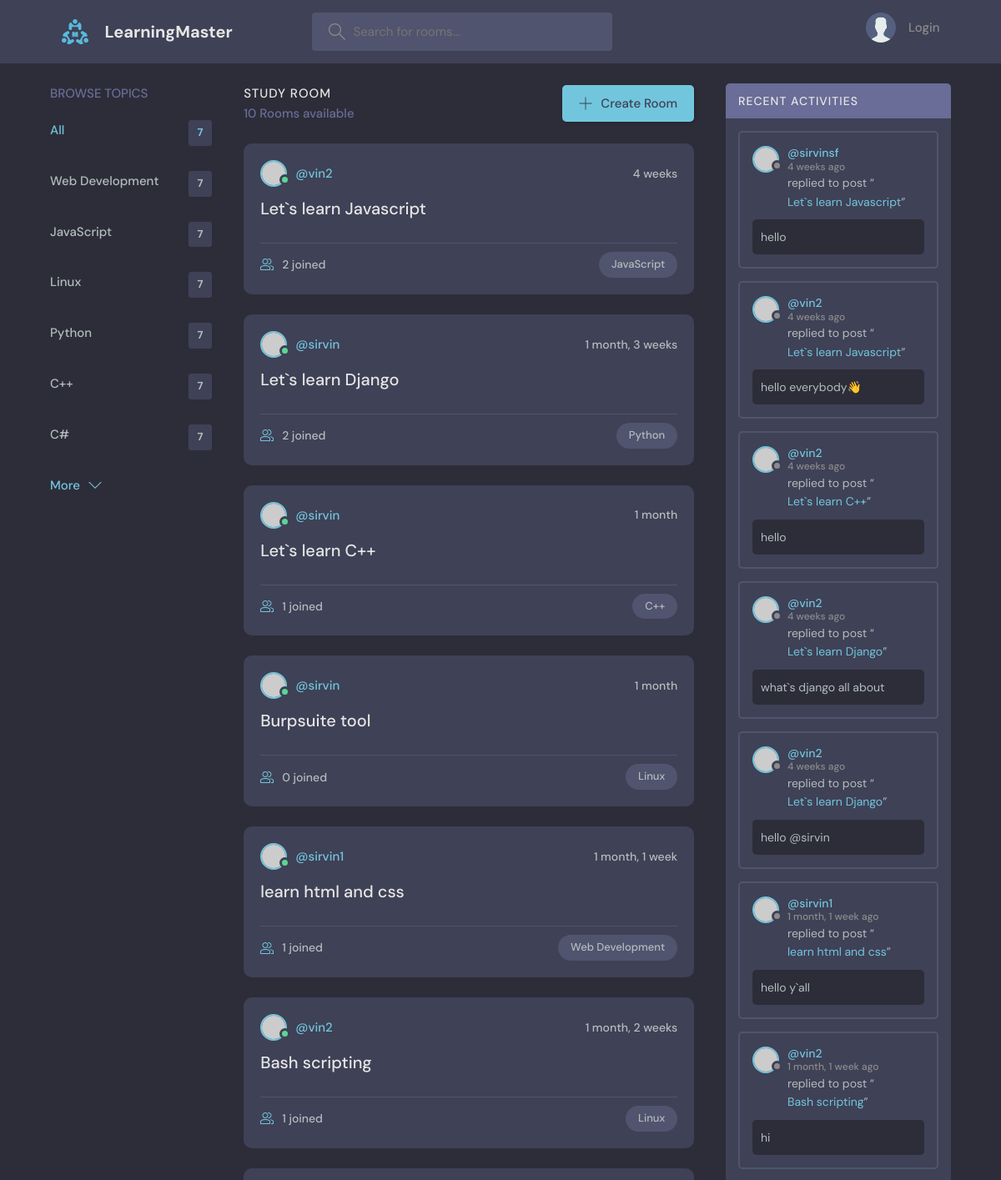
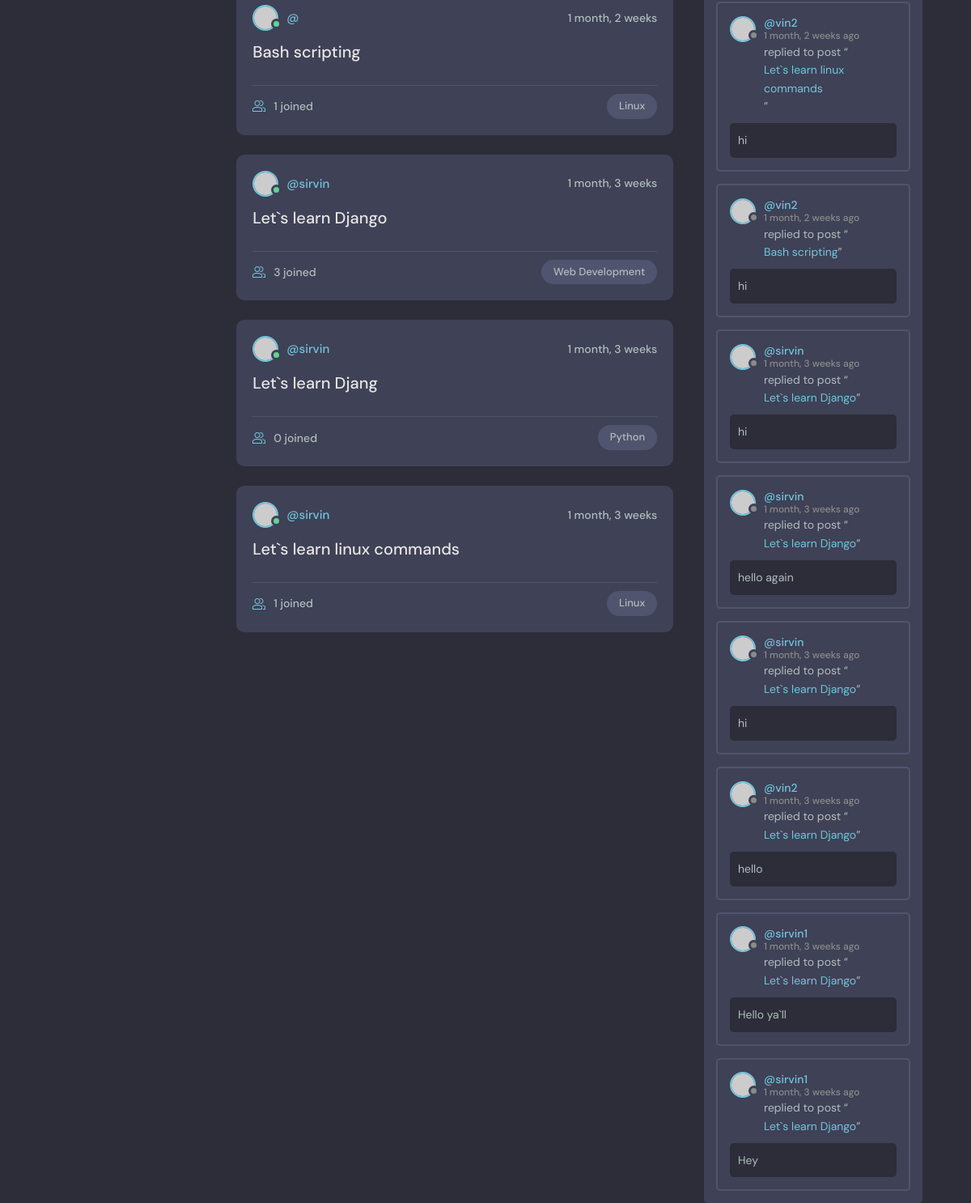
The app's page /, older data (2 pictures, top to bottom).
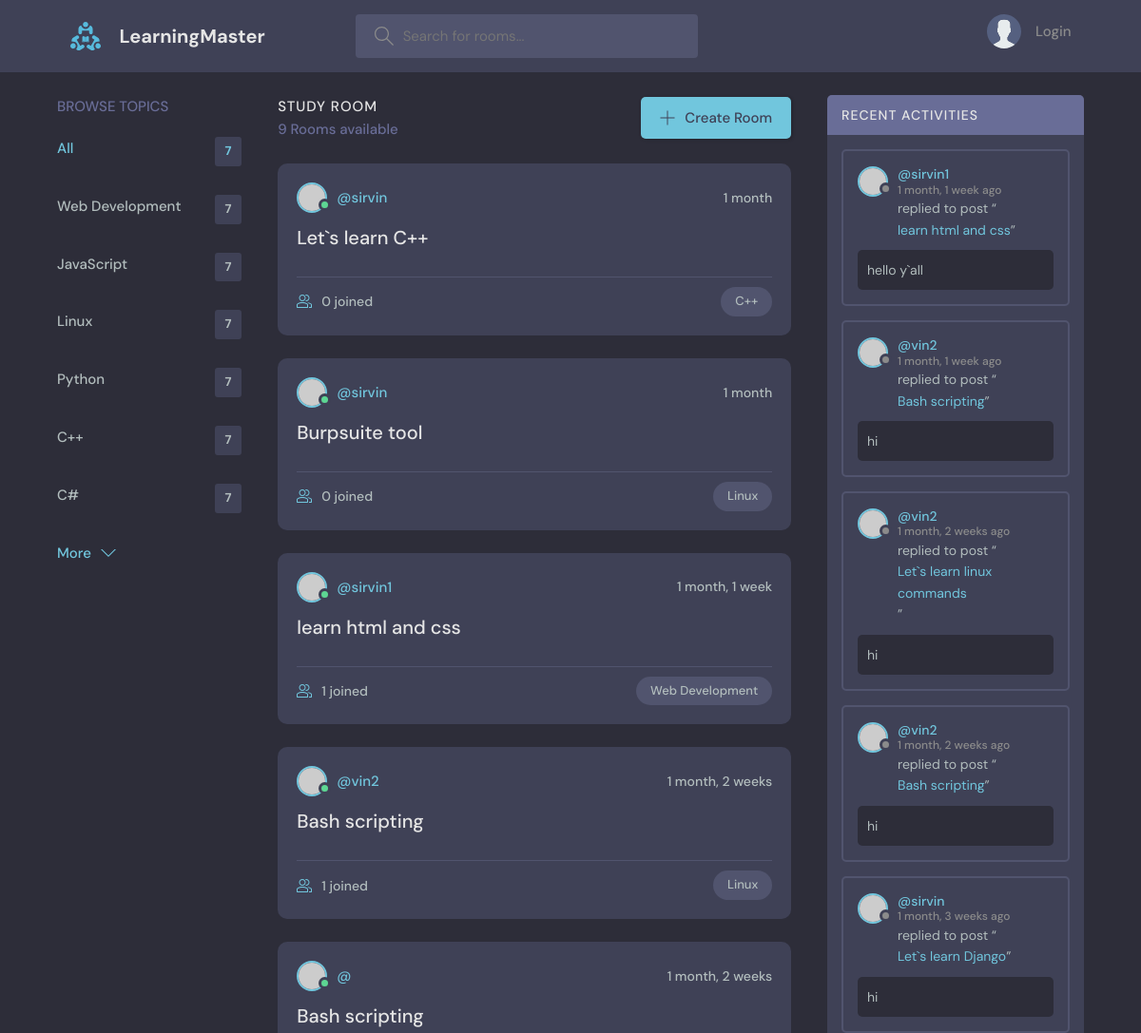
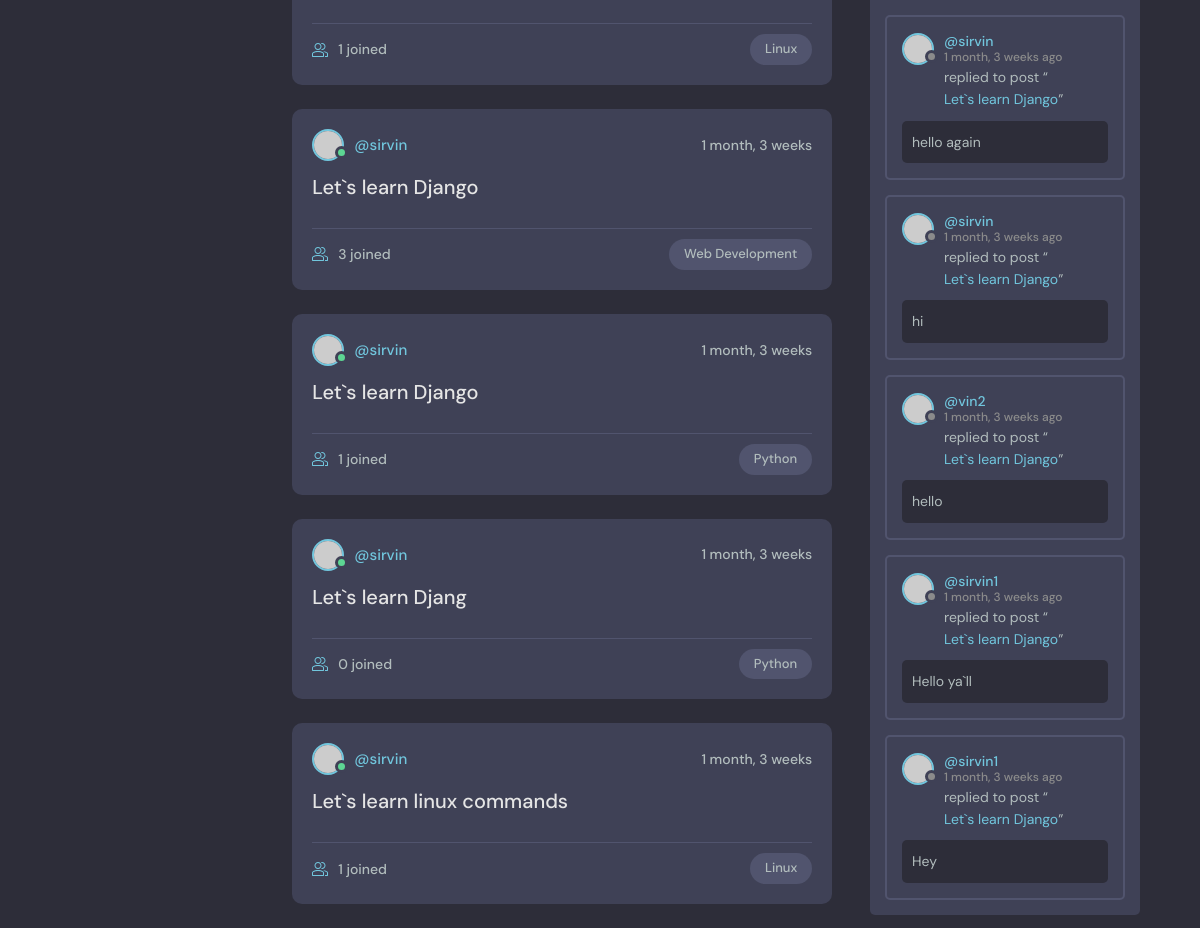
The same page, newer data (2 pictures, top to bottom).
### base/models.py (models this page shows, shortened)
class Topic(models.Model):
    name = models.CharField(max_length=200)

class Room(models.Model):
    host = models.ForeignKey(User, on_delete= models.SET_NULL, null=True)
    topic = models.ForeignKey(Topic, on_delete= models.SET_NULL, null=True)
    name = models.CharField(max_length=200)
    description = models.TextField(null=True, blank=True)
    participants = models.ManyToManyField(User,related_name='participants',blank=True)
    updated = models.DateTimeField(auto_now=True)
    created = models.DateTimeField(auto_now_add=True)
    class Meta:
        ordering = [
            '-updated','-created'
        ]
    def __str__(self):
        return self.name

class Message(models.Model):
    user = models.ForeignKey(User, on_delete=models.CASCADE)
    room = models.ForeignKey(Room, on_delete= models.CASCADE)
    body = models.TextField()
    updated = models.DateTimeField(auto_now=True)
    created = models.DateTimeField(auto_now_add=True)
    class Meta:
        ordering = [
            '-updated','-created'
        ]

### base/views.py (the view)
# urls.py: path('',views.home, name="home"),
def home(request):
    q = request.GET.get('q') if request.GET.get('q') != None else ''
    rooms = Room.objects.filter(
        Q(topic__name__contains = q) |
        Q(name__icontains = q) |
        Q(description__icontains = q)
    )
    topics = Topic.objects.all()
    room_count =  rooms.count()
    room_messages = Message.objects.filter(Q(room__topic__name__contains=q))
    context = {'rooms':rooms, 'topics':topics,
    'room_count':room_count,'room_messages':room_messages}
    return render(request,'base/home.html',context)

### base/templates/base/home.html (shortened to what this page needs)
    {% extends 'main.html' %}
    {% block content %}
    <main class="layout layout--3">
      <div class="container">
        {% include 'base/topics_comp.html' %}
        <div class="roomList">
          <div class="roomList__header">
            <div>
              <h2>Study Room</h2>
              <p>{{room_count}} Rooms available</p>
            </div>
            <a class="btn btn--main" href="{% url 'create-room' %}">
              <svg version="1.1" xmlns="http://www.w3.org/2000/svg" width="32" height="32" viewBox="0 0 32 32">
                <title>add</title>
                <path
                  d="M16.943 0.943h-1.885v14.115h-14.115v1.885h14.115v14.115h1.885v-14.115h14.115v-1.885h-14.115v-14.115z"
                ></path>
              </svg>
              Create Room
            </a>
          </div>
        {% include 'base/feed_comp.html' %}
        </div>
        {% include 'base/activity_comp.html' %}
      </div>
    </main>
   {% endblock content %}

### base/templates/base/topics_comp.html
<div class="topics">
  <div class="topics__header">
    <h2>Browse Topics</h2>
  </div>
  <ul class="topics__list">
    <li>
      <a href="{% url 'home' %}" class="active">All <span>7</span></a>
    </li>
    {% for topic in topics %}
    <li>
      <a href="{% url 'home'%}?q={{topic.name}}">{{topic.name}} <span>7</span></a>
    </li>
    {% endfor %}
  </ul>
  <a class="btn btn--link" href="topics.html">
    More
    <svg version="1.1" xmlns="http://www.w3.org/2000/svg" width="32" height="32" viewBox="0 0 32 32">
      <title>chevron-down</title>
      <path d="M16 21l-13-13h-3l16 16 16-16h-3l-13 13z"></path>
    </svg>
  </a>
</div>

### base/templates/base/feed_comp.html (shortened to what this page needs)
{% for room in rooms %}
<div class="roomListRoom">
  <div class="roomListRoom__header">
    <a href="{% url 'user-profile' user.id %}" class="roomListRoom__author">
      <div class="avatar avatar--small active">
        <img src="https://randomuser.me/api/portraits/men/11.jpg" />
      </div>
      <span>@{{room.host.username}}</span>
    </a>
    <div class="roomListRoom__actions">
      <span>{{room.created|timesince    }}</span>
    </div>
  </div>
  <div class="roomListRoom__content">
    <a href="{% url 'room' room.id %}">{{room.name}}</a>
  </div>
  <div class="roomListRoom__meta">
    <a href="{% url 'room' room.id %}" class="roomListRoom__joined">
      {{room.participants.all.count}} joined
    </a>
    <p class="roomListRoom__topic">{{room.topic.name}}</p>
  </div>
</div>
{% endfor %}

### base/templates/base/activity_comp.html (shortened to what this page needs)
<div class="activities">
  <div class="activities__header">
    <h2>Recent Activities</h2>
  </div>
  {% for message in room_messages%}
  <div class="activities__box">
    <div class="activities__boxHeader roomListRoom__header">
      <a href="{% url 'user-profile' message.user.id %}" class="roomListRoom__author">
        <div class="avatar avatar--small">
          <img src="https://randomuser.me/api/portraits/women/11.jpg" />
        </div>
        <p>
          @{{message.user}}
          <span>  {{message.created|timesince}} ago</span>
        </p>
      </a>
    </div>
    <div class="activities__boxContent">
      <p>replied to post “<a href="{% url 'room' message.room.id %}">{{message.room}}</a>”</p>
      <div class="activities__boxRoomContent">
        {{message.body}}
      </div>
    </div>
  </div>
  {% endfor %}
</div>

Row changes from the older to the newer data that the page shows:
removed Room: host.username "vin2", created "4 weeks", name "Let`s learn Javascript", participants.all.count "2", topic.name "JavaScript"
removed Message: user "sirvinsf", created "4 weeks", room "Let`s learn Javascript", body "hello"
removed Message: user "vin2", created "4 weeks", room "Let`s learn Javascript", body "hello everybody👋"
removed Message: user "vin2", created "4 weeks", room "Let`s learn C++", body "hello"
removed Message: user "vin2", created "4 weeks", room "Let`s learn Django", body "what`s django all about"
removed Message: user "vin2", created "4 weeks", room "Let`s learn Django", body "hello @sirvin"
computed for Room "Let`s learn C++": participants.all.count "1" → "0"
changed Room (number 7 of 9 on the later page): participants.all.count "2" → "1"; moves down the list
Text that changed along with them:
{{ room_count }}: "10" → "9"
